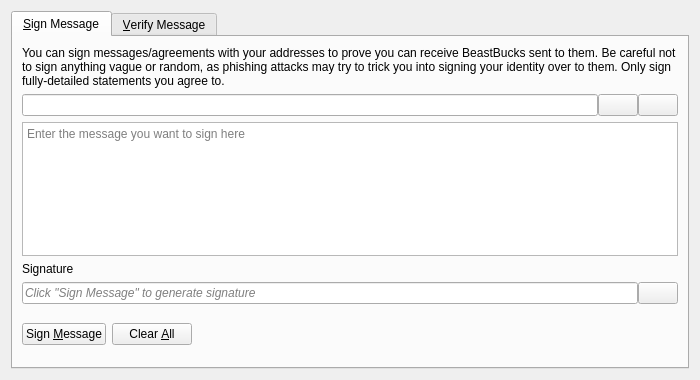
<?xml version="1.0" encoding="UTF-8"?>
<ui version="4.0">
 <class>SignVerifyMessageDialog</class>
 <widget class="QDialog" name="SignVerifyMessageDialog">
  <property name="geometry">
   <rect>
    <x>0</x>
    <y>0</y>
    <width>700</width>
    <height>380</height>
   </rect>
  </property>
  <property name="windowTitle">
   <string>Signatures - Sign / Verify a Message</string>
  </property>
  <property name="modal">
   <bool>true</bool>
  </property>
  <layout class="QVBoxLayout" name="verticalLayout">
   <item>
    <widget class="QTabWidget" name="tabWidget">
     <property name="currentIndex">
      <number>0</number>
     </property>
     <widget class="QWidget" name="tabSignMessage">
      <attribute name="title">
       <string>&amp;Sign Message</string>
      </attribute>
      <layout class="QVBoxLayout" name="verticalLayout_SM">
       <item>
        <widget class="QLabel" name="infoLabel_SM">
         <property name="text">
          <string>You can sign messages/agreements with your addresses to prove you can receive BeastBucks sent to them. Be careful not to sign anything vague or random, as phishing attacks may try to trick you into signing your identity over to them. Only sign fully-detailed statements you agree to.</string>
         </property>
         <property name="textFormat">
          <enum>Qt::PlainText</enum>
         </property>
         <property name="wordWrap">
          <bool>true</bool>
         </property>
        </widget>
       </item>
       <item>
        <layout class="QHBoxLayout" name="horizontalLayout_1_SM">
         <property name="spacing">
          <number>0</number>
         </property>
         <item>
          <widget class="QValidatedLineEdit" name="addressIn_SM">
           <property name="toolTip">
            <string>The BeastBucks address to sign the message with</string>
           </property>
          </widget>
         </item>
         <item>
          <widget class="QPushButton" name="addressBookButton_SM">
           <property name="toolTip">
            <string>Choose previously used address</string>
           </property>
           <property name="text">
            <string/>
           </property>
           <property name="icon">
            <iconset resource="../bitcoin.qrc">
             <normaloff>:/icons/address-book</normaloff>:/icons/address-book</iconset>
           </property>
           <property name="shortcut">
            <string>Alt+A</string>
           </property>
           <property name="autoDefault">
            <bool>false</bool>
           </property>
          </widget>
         </item>
         <item>
          <widget class="QPushButton" name="pasteButton_SM">
           <property name="toolTip">
            <string>Paste address from clipboard</string>
           </property>
           <property name="text">
            <string/>
           </property>
           <property name="icon">
            <iconset resource="../bitcoin.qrc">
             <normaloff>:/icons/editpaste</normaloff>:/icons/editpaste</iconset>
           </property>
           <property name="shortcut">
            <string>Alt+P</string>
           </property>
           <property name="autoDefault">
            <bool>false</bool>
           </property>
          </widget>
         </item>
        </layout>
       </item>
       <item>
        <widget class="QPlainTextEdit" name="messageIn_SM">
         <property name="toolTip">
          <string>Enter the message you want to sign here</string>
         </property>
         <property name="placeholderText">
          <string>Enter the message you want to sign here</string>
         </property>
        </widget>
       </item>
       <item>
        <widget class="QLabel" name="signatureLabel_SM">
         <property name="text">
          <string>Signature</string>
         </property>
         <property name="textFormat">
          <enum>Qt::PlainText</enum>
         </property>
        </widget>
       </item>
       <item>
        <layout class="QHBoxLayout" name="horizontalLayout_2_SM">
         <property name="spacing">
          <number>0</number>
         </property>
         <item>
          <widget class="QLineEdit" name="signatureOut_SM">
           <property name="placeholderText">
            <string>Click "Sign Message" to generate signature</string>
           </property>
           <property name="font">
            <font>
             <italic>true</italic>
            </font>
           </property>
           <property name="readOnly">
            <bool>true</bool>
           </property>
          </widget>
         </item>
         <item>
          <widget class="QPushButton" name="copySignatureButton_SM">
           <property name="toolTip">
            <string>Copy the current signature to the system clipboard</string>
           </property>
           <property name="text">
            <string/>
           </property>
           <property name="icon">
            <iconset resource="../bitcoin.qrc">
             <normaloff>:/icons/editcopy</normaloff>:/icons/editcopy</iconset>
           </property>
           <property name="autoDefault">
            <bool>false</bool>
           </property>
          </widget>
         </item>
        </layout>
       </item>
       <item>
        <layout class="QHBoxLayout" name="horizontalLayout_3_SM">
         <item>
          <widget class="QPushButton" name="signMessageButton_SM">
           <property name="toolTip">
            <string>Sign the message to prove you own this BeastBucks address</string>
           </property>
           <property name="text">
            <string>Sign &amp;Message</string>
           </property>
           <property name="icon">
            <iconset resource="../bitcoin.qrc">
             <normaloff>:/icons/edit</normaloff>:/icons/edit</iconset>
           </property>
           <property name="autoDefault">
            <bool>false</bool>
           </property>
          </widget>
         </item>
         <item>
          <widget class="QPushButton" name="clearButton_SM">
           <property name="toolTip">
            <string>Reset all sign message fields</string>
           </property>
           <property name="text">
            <string>Clear &amp;All</string>
           </property>
           <property name="icon">
            <iconset resource="../bitcoin.qrc">
             <normaloff>:/icons/remove</normaloff>:/icons/remove</iconset>
           </property>
           <property name="autoDefault">
            <bool>false</bool>
           </property>
          </widget>
         </item>
         <item>
          <spacer name="horizontalSpacer_1_SM">
           <property name="orientation">
            <enum>Qt::Horizontal</enum>
           </property>
           <property name="sizeHint" stdset="0">
            <size>
             <width>40</width>
             <height>48</height>
            </size>
           </property>
          </spacer>
         </item>
         <item>
          <widget class="QLabel" name="statusLabel_SM">
           <property name="font">
            <font>
             <weight>75</weight>
             <bold>true</bold>
            </font>
           </property>
           <property name="text">
            <string/>
           </property>
           <property name="wordWrap">
            <bool>true</bool>
           </property>
          </widget>
         </item>
         <item>
          <spacer name="horizontalSpacer_2_SM">
           <property name="orientation">
            <enum>Qt::Horizontal</enum>
           </property>
           <property name="sizeHint" stdset="0">
            <size>
             <width>40</width>
             <height>48</height>
            </size>
           </property>
          </spacer>
         </item>
        </layout>
       </item>
      </layout>
     </widget>
     <widget class="QWidget" name="tabVerifyMessage">
      <attribute name="title">
       <string>&amp;Verify Message</string>
      </attribute>
      <layout class="QVBoxLayout" name="verticalLayout_VM">
       <item>
        <widget class="QLabel" name="infoLabel_VM">
         <property name="text">
          <string>Enter the receiver's address, message (ensure you copy line breaks, spaces, tabs, etc. exactly) and signature below to verify the message. Be careful not to read more into the signature than what is in the signed message itself, to avoid being tricked by a man-in-the-middle attack. Note that this only proves the signing party receives with the address, it cannot prove sendership of any transaction!</string>
         </property>
         <property name="textFormat">
          <enum>Qt::PlainText</enum>
         </property>
         <property name="alignment">
          <set>Qt::AlignLeading|Qt::AlignLeft|Qt::AlignTop</set>
         </property>
         <property name="wordWrap">
          <bool>true</bool>
         </property>
        </widget>
       </item>
       <item>
        <layout class="QHBoxLayout" name="horizontalLayout_1_VM">
         <property name="spacing">
          <number>0</number>
         </property>
         <item>
          <widget class="QValidatedLineEdit" name="addressIn_VM">
           <property name="toolTip">
            <string>The BeastBucks address the message was signed with</string>
           </property>
          </widget>
         </item>
         <item>
          <widget class="QPushButton" name="addressBookButton_VM">
           <property name="toolTip">
            <string>Choose previously used address</string>
           </property>
           <property name="text">
            <string/>
           </property>
           <property name="icon">
            <iconset resource="../bitcoin.qrc">
             <normaloff>:/icons/address-book</normaloff>:/icons/address-book</iconset>
           </property>
           <property name="shortcut">
            <string>Alt+A</string>
           </property>
           <property name="autoDefault">
            <bool>false</bool>
           </property>
          </widget>
         </item>
        </layout>
       </item>
       <item>
        <widget class="QPlainTextEdit" name="messageIn_VM">
          <property name="toolTip">
            <string>The signed message to verify</string>
          </property>
          <property name="placeholderText">
            <string>The signed message to verify</string>
          </property>
        </widget>
       </item>
       <item>
        <widget class="QValidatedLineEdit" name="signatureIn_VM">
          <property name="toolTip">
            <string>The signature given when the message was signed</string>
          </property>
          <property name="placeholderText">
            <string>The signature given when the message was signed</string>
          </property>
        </widget>
       </item>
       <item>
        <layout class="QHBoxLayout" name="horizontalLayout_2_VM">
         <item>
          <widget class="QPushButton" name="verifyMessageButton_VM">
           <property name="toolTip">
            <string>Verify the message to ensure it was signed with the specified BeastBucks address</string>
           </property>
           <property name="text">
            <string>Verify &amp;Message</string>
           </property>
           <property name="icon">
            <iconset resource="../bitcoin.qrc">
             <normaloff>:/icons/transaction_0</normaloff>:/icons/transaction_0</iconset>
           </property>
           <property name="autoDefault">
            <bool>false</bool>
           </property>
          </widget>
         </item>
         <item>
          <widget class="QPushButton" name="clearButton_VM">
           <property name="toolTip">
            <string>Reset all verify message fields</string>
           </property>
           <property name="text">
            <string>Clear &amp;All</string>
           </property>
           <property name="icon">
            <iconset resource="../bitcoin.qrc">
             <normaloff>:/icons/remove</normaloff>:/icons/remove</iconset>
           </property>
           <property name="autoDefault">
            <bool>false</bool>
           </property>
          </widget>
         </item>
         <item>
          <spacer name="horizontalSpacer_1_VM">
           <property name="orientation">
            <enum>Qt::Horizontal</enum>
           </property>
           <property name="sizeHint" stdset="0">
            <size>
             <width>40</width>
             <height>48</height>
            </size>
           </property>
          </spacer>
         </item>
         <item>
          <widget class="QLabel" name="statusLabel_VM">
           <property name="font">
            <font>
             <weight>75</weight>
             <bold>true</bold>
            </font>
           </property>
           <property name="text">
            <string/>
           </property>
           <property name="wordWrap">
            <bool>true</bool>
           </property>
          </widget>
         </item>
         <item>
          <spacer name="horizontalSpacer_2_VM">
           <property name="orientation">
            <enum>Qt::Horizontal</enum>
           </property>
           <property name="sizeHint" stdset="0">
            <size>
             <width>40</width>
             <height>48</height>
            </size>
           </property>
          </spacer>
         </item>
        </layout>
       </item>
      </layout>
     </widget>
    </widget>
   </item>
  </layout>
 </widget>
 <customwidgets>
  <customwidget>
   <class>QValidatedLineEdit</class>
   <extends>QLineEdit</extends>
   <header>qt/qvalidatedlineedit.h</header>
  </customwidget>
 </customwidgets>
 <resources>
  <include location="../bitcoin.qrc"/>
 </resources>
 <connections/>
</ui>
